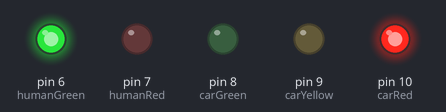
The sketch below on a simulated Arduino Uno, built with avr-gcc and run on an emulated ATmega328P. On the bench: output pins drawn as LEDs (lit = HIGH).

Above: at 2.5 s.
At 6.5 s:
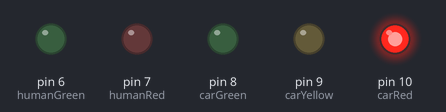
At 10.5 s:
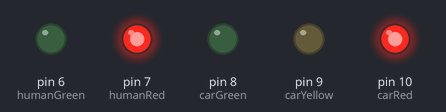
At 17.0 s:
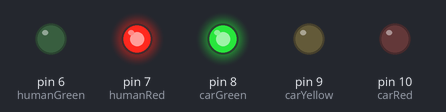
At 23.5 s:
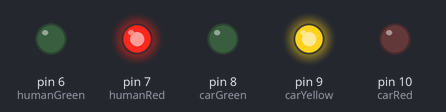
Timing chart, 0 to 32.5 s (numbered marks = the images above):
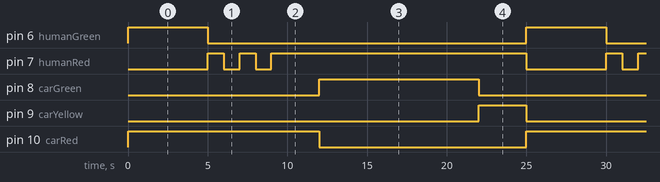

Measured:
- by itself, pin 6 (humanGreen): alternates HIGH for 5.0 s and LOW for 20.0 s
- by itself, pin 7 (humanRed): repeats every 25.0 s: LOW 1.0 s, HIGH 1.0 s, LOW 1.0 s, HIGH 16.0 s, LOW 5.0 s, HIGH 1.0 s
- by itself, pin 8 (carGreen): alternates HIGH for 10.0 s and LOW for 15.0 s
- by itself, pin 9 (carYellow): alternates HIGH for 3.0 s and LOW for 22.0 s
- by itself, pin 10 (carRed): alternates HIGH for 12.0 s and LOW for 13.0 s

The sketch:

trafikIs_g_.ino
```cpp
//ÇOK FAZLA IŞIK OLDUĞU İÇİN İSİMLENDİRME YAPARIZ

const int carRed = 10;
const int carYellow = 9;
const int carGreen = 8;

const int humanRed = 7;
const int humanGreen = 6;


void setup() {

  pinMode(carRed, OUTPUT);
  pinMode(carYellow, OUTPUT);
  pinMode(carGreen, OUTPUT);
  pinMode(humanRed, OUTPUT);
  pinMode(humanGreen, OUTPUT);

}

void loop() {

  digitalWrite(humanGreen, HIGH);
  digitalWrite(carRed, HIGH);
  delay(5000);
  digitalWrite(humanGreen, LOW);
  digitalWrite(humanRed, HIGH);
  delay(1000);
  digitalWrite(humanRed, LOW);
  delay(1000);
  digitalWrite(humanRed, HIGH);
  delay(1000);
  digitalWrite(humanRed, LOW);
  delay(1000);
  digitalWrite(humanRed, HIGH);
  delay(3000);
  digitalWrite(carRed, LOW);
  digitalWrite(carGreen, HIGH);
  delay(10000);
  digitalWrite(carGreen, LOW);
  digitalWrite(carYellow, HIGH);
  delay(3000);
  digitalWrite(carYellow, LOW);
  digitalWrite(humanRed, LOW);

}
```
